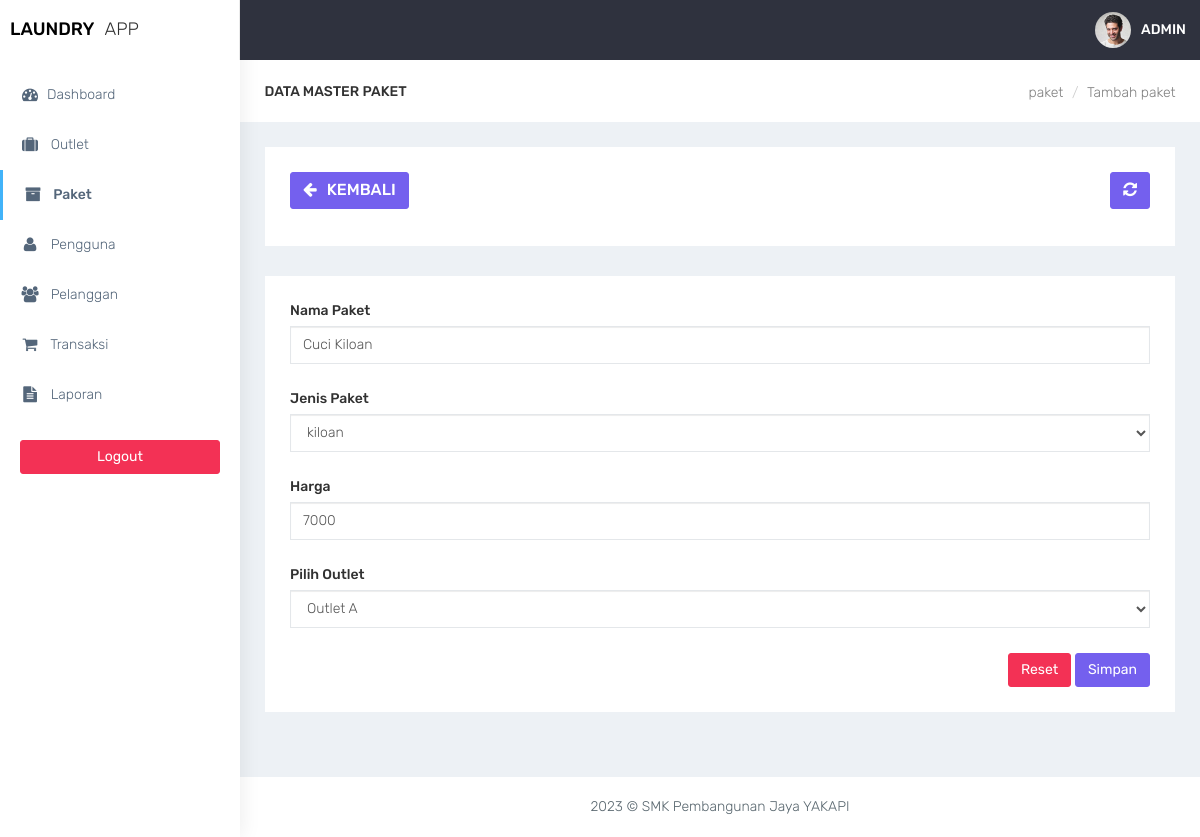
/admin/paket_edit.php?id=1, run on the app's committed database.
### tables this page shows
CREATE TABLE tb_paket (
    id INT(11) AUTO_INCREMENT PRIMARY KEY,
    id_outlet INT(11),
    jenis ENUM('kiloan', 'selimut', 'bed_cover', 'kaos', 'lain') NOT NULL,
    nama_paket VARCHAR(100) NOT NULL,
    harga INT(11) NOT NULL,
    FOREIGN KEY (id_outlet) REFERENCES tb_outlet(id) ON DELETE CASCADE
);

CREATE TABLE tb_outlet (
    id INT(11) AUTO_INCREMENT PRIMARY KEY,
    nama VARCHAR(100) NOT NULL,
    alamat TEXT NOT NULL,
    tlp VARCHAR(15) NOT NULL
);

### function.php (called while the page is built, shortened)
<?php
$conn = mysqli_connect("localhost", "root", "", "laundry");
function query($query)
{
    global $conn;
    $result = mysqli_query($conn, $query);
    $rows = [];
    while ($row = mysqli_fetch_assoc($result)) {
        $rows[] = $row;
    }
    return $rows;
}

### admin/paket_edit.php (the view, shortened to what this page needs)
<?php
require_once '../function.php';
$id = $_GET["id"];
$paket = query("SELECT * FROM tb_paket WHERE id = $id")[0];
$outlet = query("SELECT id, nama FROM tb_outlet");
?>
<!DOCTYPE html>
<html lang="en">
<head>
    <link href="../assets/bootstrap/dist/css/bootstrap.min.css" rel="stylesheet">
    <link href="../assets/plugins/bower_components/sidebar-nav/dist/sidebar-nav.min.css" rel="stylesheet">
    <link href="../assets/plugins/bower_components/toast-master/css/jquery.toast.css" rel="stylesheet">
    <link href="../assets/plugins/bower_components/morrisjs/morris.css" rel="stylesheet">
    <link href="../assets/plugins/bower_components/chartist-js/dist/chartist.min.css" rel="stylesheet">
    <link href="../assets/plugins/bower_components/chartist-plugin-tooltip-master/dist/chartist-plugin-tooltip.css" rel="stylesheet">
    <link href="../assets/css/animate.css" rel="stylesheet">
    <link href="../assets/css/style.css" rel="stylesheet">
    <link href="../assets/css/colors/default.css" id="theme" rel="stylesheet">
    <link rel="stylesheet" type="text/css" href="../assets/DataTables/datatables.min.css" />
</head>
<body class="fix-header">
    <div id="wrapper">
        <nav class="navbar navbar-default navbar-static-top m-b-0">
            <div class="navbar-header">
                <div class="top-left-part">
                    <a class="logo" href="index.php">
                        <b style="color:black">
                            LAUNDRY
                        </b>
                        <span class="hidden-xs text-dark">
                            APP
                        </span>
                    </a>
                </div>
                <ul class="nav navbar-top-links navbar-right pull-right">
                    <li>
                        <a class="profile-pic" href="#"> <img src="../assets/plugins/images/users/varun.jpg" alt="user-img" width="36" class="img-circle"><b class="hidden-xs">ADMIN</b></a>
                    </li>
                </ul>
            </div>
        </nav>
        <div class="navbar-default sidebar" role="navigation">
            <div class="sidebar-nav slimscrollsidebar">
                <div class="sidebar-head">
                    <h3><span class="fa-fw open-close"><i class="ti-close ti-menu"></i></span> <span class="hide-menu">Navigation</span></h3>
                </div>
                <ul class="nav" id="side-menu">
                    <li style="padding: 70px 0 0;">
                        <a href="index.php" class="waves-effect "><i class="fa fa-tachometer fa-fw" aria-hidden="true"></i>Dashboard</a>
                    </li>
                    <li>
                        <a href="outlet.php" class="waves-effect "><i class="fa fa-suitcase fa-fw" aria-hidden="true"></i> Outlet</a>
                    </li>
                    <li>
                        <a href="paket.php" class="waves-effect active"><i class="fa fa-archive fa-fw" aria-hidden="true"></i> Paket</a>
                    </li>
                    <li>
                        <a href="pengguna.php" class="waves-effect "><i class="fa fa-user fa-fw" aria-hidden="true"></i> Pengguna</a>
                    </li>
                    <li>
                        <a href="pelanggan.php" class="waves-effect "><i class="fa fa-users fa-fw" aria-hidden="true"></i> Pelanggan</a>
                    </li>
                    <li>
                        <a href="transaksi.php" class="waves-effect"><i class="fa fa-shopping-cart fa-fw" aria-hidden="true"></i> Transaksi</a>
                    </li>
                    <li>
                        <a href="laporan.php" class="waves-effect "><i class="fa fa-file-text fa-fw" aria-hidden="true"></i> Laporan</a>
                    </li>
                </ul>
                <div class="center p-20">
                    <a href="logout.php" class="btn btn-danger btn-block waves-effect waves-light">Logout</a>
                </div>
            </div>
        </div>
        <div id="page-wrapper">
            <div class="container-fluid">
                <div class="row bg-title">
                    <div class="col-lg-3 col-md-4 col-sm-4 col-xs-12">
                        <h4 class="page-title">Data Master paket</h4>
                    </div>
                    <div class="col-lg-9 col-sm-8 col-md-8 col-xs-12">
                        <ol class="breadcrumb">
                            <li><a href="outlet.php">paket</a></li>
                            <li><a href="#">Tambah paket</a></li>
                        </ol>
                    </div>
                </div>
                <div class="row">
                    <div class="col-md-12 col-lg-12 col-sm-12 col-xs-12">
                        <div class="white-box">
                            <div class="row">
                                <div class="col-md-6">
                                    <a href="javascript:void(0)" onclick="window.history.back();" class="btn btn-primary box-title"><i class="fa fa-arrow-left fa-fw"></i> Kembali</a>
                                </div>
                                <div class="col-md-6 text-right">
                                    <button id="btn-refresh" class="btn btn-primary box-title text-right" title="Refresh Data"><i class="fa fa-refresh" id="ic-refresh"></i></button>
                                </div>
                            </div>
                        </div>
                    </div>
                </div>
                <div class="row">
                    <div class="col-md-12 col-lg-12 col-sm-12 col-xs-12">
                        <div class="white-box">
                            <form method="post" action="">
                                <div class="form-group">
                                    <label>Nama Paket</label>
                                    <input type="text" name="nama_paket" class="form-control" value="<?= $paket["nama_paket"]; ?>">
                                </div>
                                <div class="form-group">
                                    <label>Jenis Paket</label>
                                    <select name="jenis_paket" class="form-control">
                                        <option value="<?= $paket["jenis"]; ?>" selected>kiloan</option>
                                    </select>
                                </div>
                                <div class="form-group">
                                    <label>Harga</label>
                                    <input type="text" name="harga" class="form-control" value="<?= $paket["harga"]; ?>">
                                </div>
                                <div class="form-group">
                                    <label>Pilih Outlet</label>
                                    <select name="outlet_id" class="form-control">
                                        <?php foreach ($outlet as $row) : ?>
                                            <option value="<?= $row['id']; ?>" <?= $paket['id_outlet'] == $row['id'] ? 'selected' : ''; ?>>
                                                <?= $row['nama']; ?>
                                            </option>
                                        <?php endforeach; ?>
                                    </select>
                                </div>
                                <div class="text-right">
                                    <button type="reset" class="btn btn-danger">Reset</button>
                                    <button type="submit" name="btn-simpan" class="btn btn-primary">Simpan</button>
                                </div>
                            </form>
                        </div>
                    </div>
                </div>
            </div>
            <footer class="footer text-center"> 2023 &copy; SMK Pembangunan Jaya YAKAPI </footer>
        </div>
    </div>
    <br />
</body>
</html>

### assets/css/colors/default.css (style rules this page uses)
body { background: #fff; }
.top-left-part { background: #fff; }
.navbar-header { background: #2f323e; }
.navbar-top-links > li > a { color: #ffffff; }
.sidebar .sidebar-head { background: #ffffff; }
.sidebar .sidebar-head h3 { color: #686868; }
.sidebar { background: #fff; box-shadow: 1px 0px 20px rgba(0, 0, 0, 0.08); }
#side-menu li a { color: #54667a; }
#side-menu li a { color: #54667a; border-left: 0px solid #fff; }
#side-menu > li > a { border-left: 3px solid transperant; }
#side-menu > li > a.active { background: transperant; color: #54667a; border-left: 3px solid #41b3f9; font-weight: 500; }

### data on the page
tb_paket: nama_paket "Cuci Kiloan", harga "7000", outlet_id "Outlet A"
